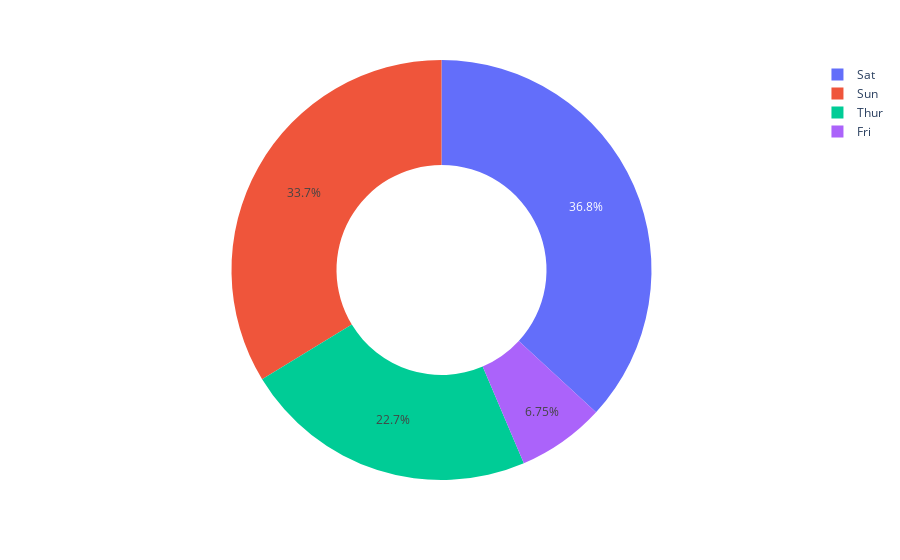

The cell this chart's notebook holds for it:
### Code cell
fig = px.pie(df ,values = 'total_bill' ,names ='day' , hole = 0.5)
fig.show()

### Figure 1 — Plotly figure (JSON) as saved in the notebook; plotly's stock layout.template omitted (floating-point values rounded to 4 significant figures; data arrays with more than 128 entries replaced by an {"elided": "..."} marker saying what was removed)
{"data": [{"domain": {"x": [0, 1], "y": [0, 1]}, "hole": 0.5, "hovertemplate": "day=%{label}<br>total_bill=%{value}<extra></extra>", "labels": {"elided": "244 str values"}, "legendgroup": "", "name": "", "showlegend": true, "type": "pie", "values": {"elided": "244 float values"}}], "layout": {"legend": {"tracegroupgap": 0}, "margin": {"t": 60}}}
